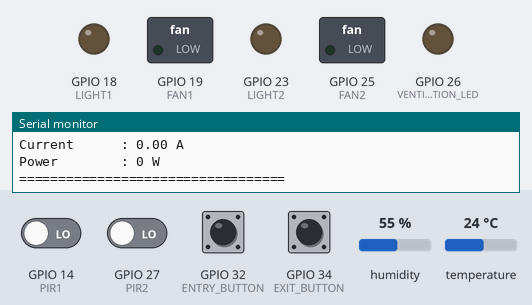
A sketch run on a simulated ESP32. Shown: switched loads named in the sketch (green lamp = pin HIGH), output pins drawn as LEDs (lit = HIGH), the last lines printed to the serial monitor. The inputs (shaded band) are chosen by the test bench; at power-on: GPIO 32 (ENTRY_BUTTON), GPIO 34 (EXIT_BUTTON) HIGH, GPIO 14 (PIR1), GPIO 27 (PIR2) LOW, humidity 55 %, temperature 24 °C. WiFi joins after 1.5 s; servers stay silent unless stated.

Above: at 3.0 s.
3.1 s: GPIO 32 (ENTRY_BUTTON) pulled LOW for 0.15 s
4.7 s: GPIO 14 (PIR1) driven HIGH
At 5.9 s:
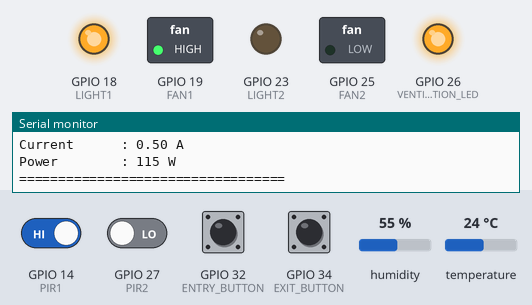
6.2 s: GPIO 27 (PIR2) driven HIGH
At 7.1 s:
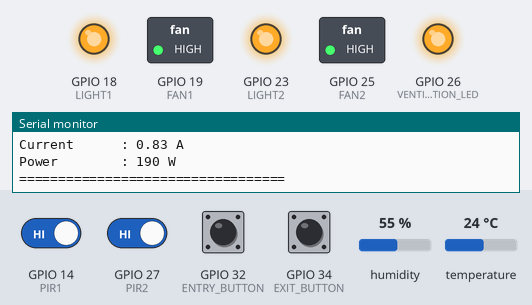
7.7 s: GPIO 14 (PIR1) driven LOW
At 8.2 s:
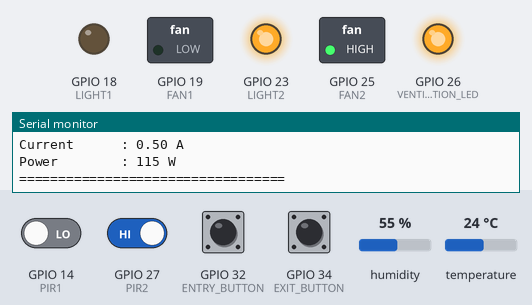
9.2 s: GPIO 34 (EXIT_BUTTON) pulled LOW for 0.15 s
At 10.6 s:
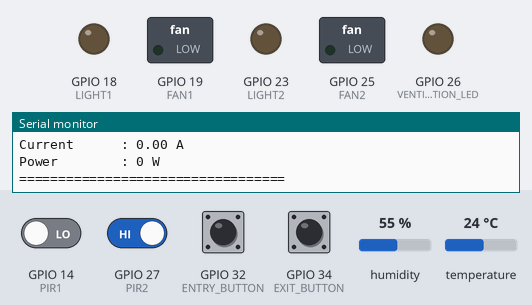
10.9 s: GPIO 32 (ENTRY_BUTTON) pulled LOW for 1 s
At 12.0 s:
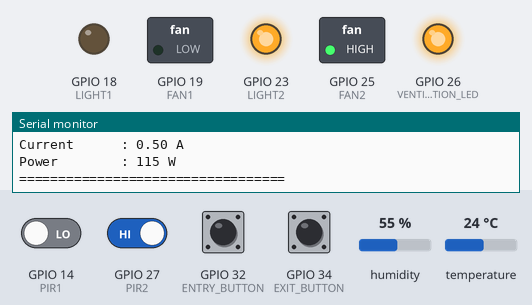
Timing chart, 0 to 13.9 s (numbered marks = the images above; inputs shaded):
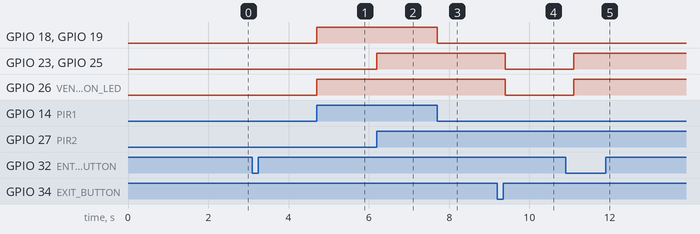

The sketch:

sketch.ino
```cpp
/*************************************************************
  Smart Classroom with Blynk IoT
  ESP32 + DHT22 + PIR Sensors
*************************************************************/

//========== BLYNK ==========
#define BLYNK_TEMPLATE_ID "TMPL3igoJN-lj"
#define BLYNK_TEMPLATE_NAME "Smart Zonal Energy optimization"
#define BLYNK_AUTH_TOKEN "o4CfaWvBNIV7nsMR-jVI2GbKEpJOz_Dn"

//========== Libraries ==========
#include <WiFi.h>
#include <BlynkSimpleEsp32.h>
#include "DHT.h"

//========== WiFi ==========
char ssid[] = "Wokwi-GUEST";
char pass[] = "";

//==================== Pins ====================
#define PIR1 14
#define PIR2 27

#define LIGHT1 18
#define FAN1 19

#define LIGHT2 23
#define FAN2 25

#define ENTRY_BUTTON 32
#define EXIT_BUTTON 34

#define DHTPIN 4
#define DHTTYPE DHT22

#define VENTILATION_LED 26

//==================== Objects ====================
DHT dht(DHTPIN, DHTTYPE);
BlynkTimer timer;

//==================== Variables ====================
int students = 0;

bool zone1Active = false;
bool zone2Active = false;
bool ventilationActive = false;

float temperature = 24.0;

bool prevEntryState = HIGH;
bool prevExitState = HIGH;

//==================== Energy ====================
const int lightPower = 15;     // Watts
const int fanPower = 60;       // Watts
const int ventPower = 40;      // Watts

const float supplyVoltage = 230.0;

//=====================================================
void sendToBlynk()
{
  int totalPower = 0;

  if (zone1Active)
    totalPower += lightPower + fanPower;

  if (zone2Active)
    totalPower += lightPower + fanPower;

  if (ventilationActive)
    totalPower += ventPower;

  float current = (float)totalPower / supplyVoltage;

  // Send values to Blynk
  Blynk.virtualWrite(V0, students);
  Blynk.virtualWrite(V1, temperature);
  Blynk.virtualWrite(V2, zone1Active ? 1 : 0);
  Blynk.virtualWrite(V3, zone2Active ? 1 : 0);
  Blynk.virtualWrite(V5, supplyVoltage);
  Blynk.virtualWrite(V6, current);
  Blynk.virtualWrite(V7, totalPower);

  // Serial Monitor
  Serial.println("==================================");
  Serial.print("Students     : ");
  Serial.println(students);

  Serial.print("Temperature  : ");
  Serial.print(temperature);
  Serial.println(" C");

  Serial.print("Zone 1       : ");
  Serial.println(zone1Active ? "ON" : "OFF");

  Serial.print("Zone 2       : ");
  Serial.println(zone2Active ? "ON" : "OFF");

  Serial.print("Voltage      : ");
  Serial.print(supplyVoltage);
  Serial.println(" V");

  Serial.print("Current      : ");
  Serial.print(current, 2);
  Serial.println(" A");

  Serial.print("Power        : ");
  Serial.print(totalPower);
  Serial.println(" W");

  Serial.println("==================================");
}

//=====================================================
void setup()
{
  Serial.begin(115200);

  pinMode(PIR1, INPUT);
  pinMode(PIR2, INPUT);

  pinMode(LIGHT1, OUTPUT);
  pinMode(FAN1, OUTPUT);

  pinMode(LIGHT2, OUTPUT);
  pinMode(FAN2, OUTPUT);

  pinMode(ENTRY_BUTTON, INPUT_PULLUP);
  pinMode(EXIT_BUTTON, INPUT_PULLUP);

  pinMode(VENTILATION_LED, OUTPUT);

  dht.begin();

  Serial.println("Connecting to WiFi and Blynk...");

  Blynk.begin(BLYNK_AUTH_TOKEN, ssid, pass);

  Serial.println("Connected!");

  timer.setInterval(1000L, sendToBlynk);
}

//=====================================================
void loop()
{
  Blynk.run();
  timer.run();

  // Entry Button
  bool entryState = digitalRead(ENTRY_BUTTON);

  if (entryState == LOW && prevEntryState == HIGH)
  {
    students++;
    Serial.println("Student Entered");
    delay(200);
  }

  prevEntryState = entryState;

  // Exit Button
  bool exitState = digitalRead(EXIT_BUTTON);

  if (exitState == LOW && prevExitState == HIGH)
  {
    if (students > 0)
      students--;

    Serial.println("Student Exited");
    delay(200);
  }

  prevExitState = exitState;

  // Read Sensors
  int motion1 = digitalRead(PIR1);
  int motion2 = digitalRead(PIR2);

  float temp = dht.readTemperature();

  if (!isnan(temp))
    temperature = temp;

  // Reset outputs
  zone1Active = false;
  zone2Active = false;
  ventilationActive = false;

  if (students > 0)
  {
    if (motion1 == HIGH)
      zone1Active = true;

    if (motion2 == HIGH)
      zone2Active = true;

    if (zone1Active || zone2Active)
      ventilationActive = true;
  }

  // Outputs
  digitalWrite(LIGHT1, zone1Active);
  digitalWrite(FAN1, zone1Active);

  digitalWrite(LIGHT2, zone2Active);
  digitalWrite(FAN2, zone2Active);

  digitalWrite(VENTILATION_LED, ventilationActive);
}
```

Measured:
- after the input at 4.7 s, GPIO 18 (LIGHT1), GPIO 19 (FAN1), GPIO 26 (VENTILATION_LED): LOW → HIGH at once
- after the input at 6.2 s, GPIO 23 (LIGHT2), GPIO 25 (FAN2): LOW → HIGH at once
- after the input at 7.7 s, GPIO 18 (LIGHT1), GPIO 19 (FAN1): HIGH → LOW at once
- after the input at 9.2 s, GPIO 23 (LIGHT2), GPIO 25 (FAN2), GPIO 26 (VENTILATION_LED): HIGH → LOW after 0.20 s
- after the input at 10.9 s, GPIO 23 (LIGHT2), GPIO 25 (FAN2), GPIO 26 (VENTILATION_LED): LOW → HIGH after 0.20 s
